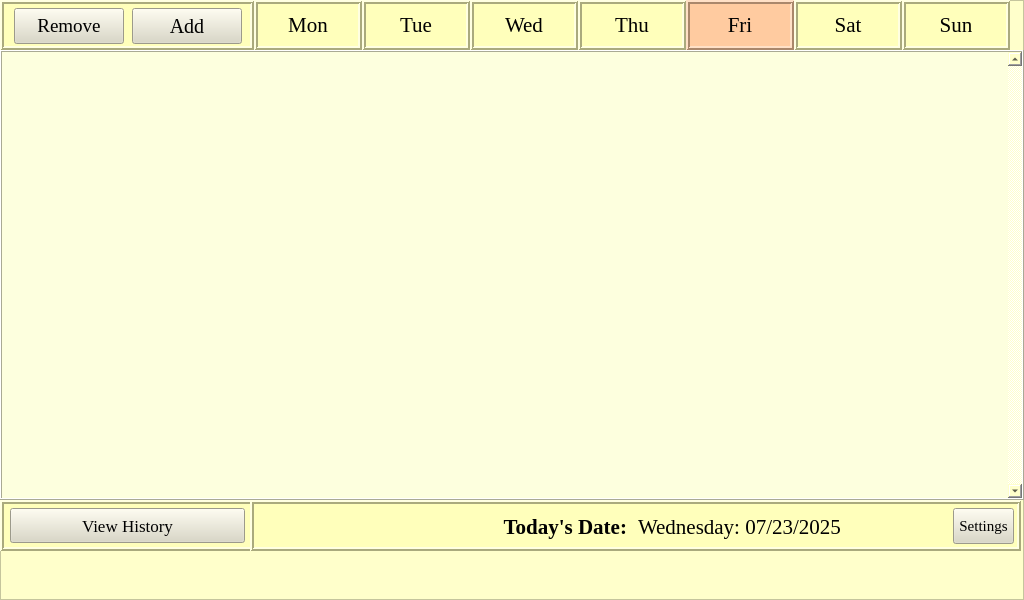
   <widget class="QFrame" name="M_frame">
    <property name="geometry">
     <rect>
      <x>0</x>
      <y>0</y>
      <width>1024</width>
      <height>600</height>
     </rect>
    </property>
    <property name="styleSheet">
     <string notr="true">background-color: rgb(255, 255, 203);</string>
    </property>
    <property name="frameShape">
     <enum>QFrame::Shape::StyledPanel</enum>
    </property>
    <property name="frameShadow">
     <enum>QFrame::Shadow::Raised</enum>
    </property>
    <widget class="QTableWidget" name="M_habitTable">
     <property name="geometry">
      <rect>
       <x>0</x>
       <y>50</y>
       <width>1024</width>
       <height>450</height>
      </rect>
     </property>
     <property name="font">
      <font>
       <family>Times New Roman</family>
       <pointsize>15</pointsize>
      </font>
     </property>
     <property name="styleSheet">
      <string notr="true">background-color: rgb(253, 255, 222);
 color:black;

</string>
     </property>
     <property name="frameShape">
      <enum>QFrame::Shape::Box</enum>
     </property>
     <property name="frameShadow">
      <enum>QFrame::Shadow::Raised</enum>
     </property>
     <property name="lineWidth">
      <number>1</number>
     </property>
     <property name="verticalScrollBarPolicy">
      <enum>Qt::ScrollBarPolicy::ScrollBarAlwaysOn</enum>
     </property>
     <property name="editTriggers">
      <set>QAbstractItemView::EditTrigger::NoEditTriggers</set>
     </property>
     <property name="tabKeyNavigation">
      <bool>false</bool>
     </property>
     <property name="showDropIndicator" stdset="0">
      <bool>false</bool>
     </property>
     <property name="dragDropOverwriteMode">
      <bool>false</bool>
     </property>
     <property name="selectionMode">
      <enum>QAbstractItemView::SelectionMode::NoSelection</enum>
     </property>
     <property name="wordWrap">
      <bool>true</bool>
     </property>
     <property name="rowCount">
      <number>0</number>
     </property>
     <property name="columnCount">
      <number>8</number>
     </property>
     <attribute name="horizontalHeaderVisible">
      <bool>false</bool>
     </attribute>
     <attribute name="horizontalHeaderMinimumSectionSize">
      <number>50</number>
     </attribute>
     <attribute name="verticalHeaderVisible">
      <bool>false</bool>
     </attribute>
     <attribute name="verticalHeaderMinimumSectionSize">
      <number>40</number>
     </attribute>
     <attribute name="verticalHeaderDefaultSectionSize">
      <number>60</number>
     </attribute>
     <column>
      <property name="text">
       <string>Habit Name</string>
      </property>
      <property name="font">
       <font>
        <family>Times New Roman</family>
        <pointsize>14</pointsize>
       </font>
      </property>
     </column>
     <column>
      <property name="text">
       <string>Sun</string>
      </property>
      <property name="font">
       <font>
        <family>Times New Roman</family>
        <pointsize>12</pointsize>
       </font>
      </property>
     </column>
     <column>
      <property name="text">
       <string>Mon</string>
      </property>
      <property name="font">
       <font>
        <family>Times New Roman</family>
        <pointsize>12</pointsize>
       </font>
      </property>
     </column>
     <column>
      <property name="text">
       <string>Tue</string>
      </property>
      <property name="font">
       <font>
        <family>Times New Roman</family>
        <pointsize>12</pointsize>
       </font>
      </property>
     </column>
     <column>
      <property name="text">
       <string>Wed</string>
      </property>
      <property name="font">
       <font>
        <family>Times New Roman</family>
        <pointsize>12</pointsize>
       </font>
      </property>
     </column>
     <column>
      <property name="text">
       <string>Thu</string>
      </property>
      <property name="font">
       <font>
        <family>Times New Roman</family>
        <pointsize>12</pointsize>
       </font>
      </property>
     </column>
     <column>
      <property name="text">
       <string>Fri</string>
      </property>
      <property name="font">
       <font>
        <family>Times New Roman</family>
        <pointsize>12</pointsize>
       </font>
      </property>
     </column>
     <column>
      <property name="text">
       <string>Sat</string>
      </property>
      <property name="font">
       <font>
        <family>Times New Roman</family>
        <pointsize>12</pointsize>
       </font>
      </property>
     </column>
    </widget>
    <widget class="QLabel" name="M_buttonFrame">
     <property name="geometry">
      <rect>
       <x>0</x>
       <y>0</y>
       <width>254</width>
       <height>50</height>
      </rect>
     </property>
     <property name="font">
      <font>
       <family>Times New Roman</family>
       <pointsize>16</pointsize>
      </font>
     </property>
     <property name="styleSheet">
      <string notr="true">color:black; background-color:rgb(255, 255, 187)</string>
     </property>
     <property name="frameShape">
      <enum>QFrame::Shape::Box</enum>
     </property>
     <property name="frameShadow">
      <enum>QFrame::Shadow::Raised</enum>
     </property>
     <property name="lineWidth">
      <number>2</number>
     </property>
     <property name="text">
      <string/>
     </property>
     <property name="alignment">
      <set>Qt::AlignmentFlag::AlignLeading|Qt::AlignmentFlag::AlignLeft|Qt::AlignmentFlag::AlignVCenter</set>
     </property>
    </widget>
    <widget class="QLabel" name="M_sunLabel">
     <property name="geometry">
      <rect>
       <x>902</x>
       <y>0</y>
       <width>108</width>
       <height>50</height>
      </rect>
     </property>
     <property name="font">
      <font>
       <family>Times New Roman</family>
       <pointsize>16</pointsize>
      </font>
     </property>
     <property name="styleSheet">
      <string notr="true">color:black; background-color:rgb(255, 255, 187)</string>
     </property>
     <property name="frameShape">
      <enum>QFrame::Shape::Box</enum>
     </property>
     <property name="frameShadow">
      <enum>QFrame::Shadow::Raised</enum>
     </property>
     <property name="lineWidth">
      <number>2</number>
     </property>
     <property name="text">
      <string>Sun</string>
     </property>
     <property name="alignment">
      <set>Qt::AlignmentFlag::AlignCenter</set>
     </property>
    </widget>
    <widget class="QLabel" name="M_monLabel">
     <property name="geometry">
      <rect>
       <x>254</x>
       <y>0</y>
       <width>108</width>
       <height>50</height>
      </rect>
     </property>
     <property name="font">
      <font>
       <family>Times New Roman</family>
       <pointsize>16</pointsize>
      </font>
     </property>
     <property name="styleSheet">
      <string notr="true">color:black; background-color:rgb(255, 255, 187)</string>
     </property>
     <property name="frameShape">
      <enum>QFrame::Shape::Box</enum>
     </property>
     <property name="frameShadow">
      <enum>QFrame::Shadow::Raised</enum>
     </property>
     <property name="lineWidth">
      <number>2</number>
     </property>
     <property name="text">
      <string>Mon</string>
     </property>
     <property name="alignment">
      <set>Qt::AlignmentFlag::AlignCenter</set>
     </property>
    </widget>
    <widget class="QLabel" name="M_tueLabel">
     <property name="geometry">
      <rect>
       <x>362</x>
       <y>0</y>
       <width>108</width>
       <height>50</height>
      </rect>
     </property>
     <property name="font">
      <font>
       <family>Times New Roman</family>
       <pointsize>16</pointsize>
      </font>
     </property>
     <property name="styleSheet">
      <string notr="true">color:black; background-color:rgb(255, 255, 187)</string>
     </property>
     <property name="frameShape">
      <enum>QFrame::Shape::Box</enum>
     </property>
     <property name="frameShadow">
      <enum>QFrame::Shadow::Raised</enum>
     </property>
     <property name="lineWidth">
      <number>2</number>
     </property>
     <property name="text">
      <string>Tue</string>
     </property>
     <property name="alignment">
      <set>Qt::AlignmentFlag::AlignCenter</set>
     </property>
    </widget>
    <widget class="QLabel" name="M_wedLabel">
     <property name="geometry">
      <rect>
       <x>470</x>
       <y>0</y>
       <width>108</width>
       <height>50</height>
      </rect>
     </property>
     <property name="font">
      <font>
       <family>Times New Roman</family>
       <pointsize>16</pointsize>
      </font>
     </property>
     <property name="styleSheet">
      <string notr="true">color:black; background-color:rgb(255, 255, 187)</string>
     </property>
     <property name="frameShape">
      <enum>QFrame::Shape::Box</enum>
     </property>
     <property name="frameShadow">
      <enum>QFrame::Shadow::Raised</enum>
     </property>
     <property name="lineWidth">
      <number>2</number>
     </property>
     <property name="text">
      <string>Wed</string>
     </property>
     <property name="alignment">
      <set>Qt::AlignmentFlag::AlignCenter</set>
     </property>
    </widget>
    <widget class="QLabel" name="M_thuLabel">
     <property name="geometry">
      <rect>
       <x>578</x>
       <y>0</y>
       <width>108</width>
       <height>50</height>
      </rect>
     </property>
     <property name="font">
      <font>
       <family>Times New Roman</family>
       <pointsize>16</pointsize>
      </font>
     </property>
     <property name="styleSheet">
      <string notr="true">color:black; background-color:rgb(255, 255, 187)</string>
     </property>
     <property name="frameShape">
      <enum>QFrame::Shape::Box</enum>
     </property>
     <property name="frameShadow">
      <enum>QFrame::Shadow::Raised</enum>
     </property>
     <property name="lineWidth">
      <number>2</number>
     </property>
     <property name="text">
      <string>Thu</string>
     </property>
     <property name="alignment">
      <set>Qt::AlignmentFlag::AlignCenter</set>
     </property>
    </widget>
    <widget class="QLabel" name="M_friLabel">
     <property name="geometry">
      <rect>
       <x>686</x>
       <y>0</y>
       <width>108</width>
       <height>50</height>
      </rect>
     </property>
     <property name="font">
      <font>
       <family>Times New Roman</family>
       <pointsize>16</pointsize>
      </font>
     </property>
     <property name="styleSheet">
      <string notr="true">color:black; background-color:rgb(255, 203, 160)</string>
     </property>
     <property name="frameShape">
      <enum>QFrame::Shape::Box</enum>
     </property>
     <property name="frameShadow">
      <enum>QFrame::Shadow::Raised</enum>
     </property>
     <property name="lineWidth">
      <number>2</number>
     </property>
     <property name="text">
      <string>Fri</string>
     </property>
     <property name="alignment">
      <set>Qt::AlignmentFlag::AlignCenter</set>
     </property>
    </widget>
    <widget class="QLabel" name="M_satLabel">
     <property name="geometry">
      <rect>
       <x>794</x>
       <y>0</y>
       <width>108</width>
       <height>50</height>
      </rect>
     </property>
     <property name="font">
      <font>
       <family>Times New Roman</family>
       <pointsize>16</pointsize>
      </font>
     </property>
     <property name="styleSheet">
      <string notr="true">color:black; background-color:rgb(255, 255, 187)</string>
     </property>
     <property name="frameShape">
      <enum>QFrame::Shape::Box</enum>
     </property>
     <property name="frameShadow">
      <enum>QFrame::Shadow::Raised</enum>
     </property>
     <property name="lineWidth">
      <number>2</number>
     </property>
     <property name="text">
      <string>Sat</string>
     </property>
     <property name="alignment">
      <set>Qt::AlignmentFlag::AlignCenter</set>
     </property>
    </widget>
    <widget class="QPushButton" name="M_addHabitButton">
     <property name="geometry">
      <rect>
       <x>132</x>
       <y>8</y>
       <width>110</width>
       <height>36</height>
      </rect>
     </property>
     <property name="font">
      <font>
       <family>Times New Roman</family>
       <pointsize>15</pointsize>
       <italic>false</italic>
       <bold>false</bold>
       <underline>false</underline>
      </font>
     </property>
     <property name="cursor">
      <cursorShape>PointingHandCursor</cursorShape>
     </property>
     <property name="styleSheet">
      <string notr="true">color:black; background-color: rgb(218, 215, 195)</string>
     </property>
     <property name="text">
      <string>Add</string>
     </property>
    </widget>
    <widget class="QLabel" name="M_date">
     <property name="geometry">
      <rect>
       <x>638</x>
       <y>509</y>
       <width>374</width>
       <height>35</height>
      </rect>
     </property>
     <property name="font">
      <font>
       <family>Times New Roman</family>
       <pointsize>16</pointsize>
      </font>
     </property>
     <property name="styleSheet">
      <string notr="true">color:black; background-color:rgb(255, 255, 187)</string>
     </property>
     <property name="frameShape">
      <enum>QFrame::Shape::NoFrame</enum>
     </property>
     <property name="frameShadow">
      <enum>QFrame::Shadow::Plain</enum>
     </property>
     <property name="lineWidth">
      <number>1</number>
     </property>
     <property name="text">
      <string>Wednesday: 07/23/2025</string>
     </property>
     <property name="alignment">
      <set>Qt::AlignmentFlag::AlignLeading|Qt::AlignmentFlag::AlignLeft|Qt::AlignmentFlag::AlignVCenter</set>
     </property>
    </widget>
    <widget class="QLabel" name="M_dateTitle">
     <property name="geometry">
      <rect>
       <x>263</x>
       <y>509</y>
       <width>385</width>
       <height>35</height>
      </rect>
     </property>
     <property name="font">
      <font>
       <family>Times New Roman</family>
       <pointsize>16</pointsize>
       <bold>true</bold>
      </font>
     </property>
     <property name="styleSheet">
      <string notr="true">color:black; background-color:rgb(255, 255, 187)</string>
     </property>
     <property name="frameShape">
      <enum>QFrame::Shape::NoFrame</enum>
     </property>
     <property name="frameShadow">
      <enum>QFrame::Shadow::Plain</enum>
     </property>
     <property name="lineWidth">
      <number>1</number>
     </property>
     <property name="text">
      <string>Today's Date:    </string>
     </property>
     <property name="alignment">
      <set>Qt::AlignmentFlag::AlignRight|Qt::AlignmentFlag::AlignTrailing|Qt::AlignmentFlag::AlignVCenter</set>
     </property>
    </widget>
    <widget class="QPushButton" name="M_removeButton">
     <property name="geometry">
      <rect>
       <x>14</x>
       <y>8</y>
       <width>110</width>
       <height>36</height>
      </rect>
     </property>
     <property name="font">
      <font>
       <family>Times New Roman</family>
       <pointsize>14</pointsize>
       <bold>false</bold>
      </font>
     </property>
     <property name="cursor">
      <cursorShape>PointingHandCursor</cursorShape>
     </property>
     <property name="styleSheet">
      <string notr="true">color:black; background-color: rgb(218, 215, 195)</string>
     </property>
     <property name="text">
      <string>Remove</string>
     </property>
    </widget>
    <widget class="QFrame" name="M_removeFrame">
     <property name="geometry">
      <rect>
       <x>0</x>
       <y>50</y>
       <width>1024</width>
       <height>450</height>
      </rect>
     </property>
     <property name="styleSheet">
      <string notr="true">background-color: rgb(214, 209, 158);
color:black;</string>
     </property>
     <property name="frameShape">
      <enum>QFrame::Shape::StyledPanel</enum>
     </property>
     <property name="frameShadow">
      <enum>QFrame::Shadow::Raised</enum>
     </property>
     <widget class="QListWidget" name="M_removeList">
      <property name="geometry">
       <rect>
        <x>212</x>
        <y>70</y>
        <width>600</width>
        <height>300</height>
       </rect>
      </property>
      <property name="font">
       <font>
        <family>Times New Roman</family>
        <pointsize>18</pointsize>
       </font>
      </property>
      <property name="styleSheet">
       <string notr="true">background-color: rgb(251, 251, 184);

QListWidget::item:selected {
        background-color: rgb(255, 203, 160);
        color: black;             
    }</string>
      </property>
      <property name="frameShape">
       <enum>QFrame::Shape::Box</enum>
      </property>
      <property name="frameShadow">
       <enum>QFrame::Shadow::Raised</enum>
      </property>
      <property name="lineWidth">
       <number>2</number>
      </property>
     </widget>
     <widget class="QLabel" name="M_removeTitle">
      <property name="geometry">
       <rect>
        <x>212</x>
        <y>15</y>
        <width>600</width>
        <height>51</height>
       </rect>
      </property>
      <property name="font">
       <font>
        <family>Times New Roman</family>
        <pointsize>16</pointsize>
       </font>
      </property>
      <property name="styleSheet">
       <string notr="true">background-color: rgb(255, 255, 187);
color:black;</string>
      </property>
      <property name="frameShape">
       <enum>QFrame::Shape::Box</enum>
      </property>
      <property name="frameShadow">
       <enum>QFrame::Shadow::Raised</enum>
      </property>
      <property name="lineWidth">
       <number>2</number>
      </property>
      <property name="text">
       <string>Choose which to remove:</string>
      </property>
      <property name="alignment">
       <set>Qt::AlignmentFlag::AlignCenter</set>
      </property>
     </widget>
     <widget class="QPushButton" name="M_cancelButton">
      <property name="geometry">
       <rect>
        <x>212</x>
        <y>380</y>
        <width>295</width>
        <height>55</height>
       </rect>
      </property>
      <property name="font">
       <font>
        <family>Times New Roman</family>
        <pointsize>15</pointsize>
       </font>
      </property>
      <property name="cursor">
       <cursorShape>PointingHandCursor</cursorShape>
      </property>
      <property name="styleSheet">
       <string notr="true">color:black; background-color: red;</string>
      </property>
      <property name="text">
       <string>Cancel</string>
      </property>
     </widget>
     <widget class="QPushButton" name="M_confirmButton">
      <property name="geometry">
       <rect>
        <x>517</x>
        <y>380</y>
        <width>295</width>
        <height>55</height>
       </rect>
      </property>
      <property name="font">
       <font>
        <family>Times New Roman</family>
        <pointsize>15</pointsize>
       </font>
      </property>
      <property name="cursor">
       <cursorShape>PointingHandCursor</cursorShape>
      </property>
      <property name="styleSheet">
       <string notr="true">color:black; background-color: rgb(167, 255, 165)
</string>
      </property>
      <property name="text">
       <string>Remove Selected</string>
      </property>
     </widget>
    </widget>
    <widget class="QLabel" name="M_buttonFrame_2">
     <property name="geometry">
      <rect>
       <x>0</x>
       <y>500</y>
       <width>254</width>
       <height>51</height>
      </rect>
     </property>
     <property name="font">
      <font>
       <family>Times New Roman</family>
       <pointsize>16</pointsize>
      </font>
     </property>
     <property name="styleSheet">
      <string notr="true">color:black; background-color:rgb(255, 255, 187)</string>
     </property>
     <property name="frameShape">
      <enum>QFrame::Shape::Box</enum>
     </property>
     <property name="frameShadow">
      <enum>QFrame::Shadow::Raised</enum>
     </property>
     <property name="lineWidth">
      <number>2</number>
     </property>
     <property name="text">
      <string/>
     </property>
     <property name="alignment">
      <set>Qt::AlignmentFlag::AlignLeading|Qt::AlignmentFlag::AlignLeft|Qt::AlignmentFlag::AlignVCenter</set>
     </property>
    </widget>
    <widget class="QPushButton" name="M_viewHistoryButton">
     <property name="geometry">
      <rect>
       <x>10</x>
       <y>508</y>
       <width>235</width>
       <height>35</height>
      </rect>
     </property>
     <property name="font">
      <font>
       <family>Times New Roman</family>
       <pointsize>13</pointsize>
       <italic>false</italic>
       <bold>false</bold>
       <underline>false</underline>
      </font>
     </property>
     <property name="cursor">
      <cursorShape>PointingHandCursor</cursorShape>
     </property>
     <property name="styleSheet">
      <string notr="true">color:black; background-color: rgb(218, 215, 195)</string>
     </property>
     <property name="text">
      <string>View History</string>
     </property>
    </widget>
    <widget class="QLabel" name="M_buttonFrame_3">
     <property name="geometry">
      <rect>
       <x>250</x>
       <y>500</y>
       <width>771</width>
       <height>51</height>
      </rect>
     </property>
     <property name="font">
      <font>
       <family>Times New Roman</family>
       <pointsize>16</pointsize>
      </font>
     </property>
     <property name="styleSheet">
      <string notr="true">color:black; background-color:rgb(255, 255, 187)</string>
     </property>
     <property name="frameShape">
      <enum>QFrame::Shape::Box</enum>
     </property>
     <property name="frameShadow">
      <enum>QFrame::Shadow::Raised</enum>
     </property>
     <property name="lineWidth">
      <number>2</number>
     </property>
     <property name="text">
      <string/>
     </property>
     <property name="alignment">
      <set>Qt::AlignmentFlag::AlignLeading|Qt::AlignmentFlag::AlignLeft|Qt::AlignmentFlag::AlignVCenter</set>
     </property>
    </widget>
    <widget class="QPushButton" name="M_addHabitButton_2">
     <property name="geometry">
      <rect>
       <x>953</x>
       <y>508</y>
       <width>61</width>
       <height>36</height>
      </rect>
     </property>
     <property name="font">
      <font>
       <family>Times New Roman</family>
       <pointsize>11</pointsize>
       <italic>false</italic>
       <bold>false</bold>
       <underline>false</underline>
      </font>
     </property>
     <property name="cursor">
      <cursorShape>PointingHandCursor</cursorShape>
     </property>
     <property name="styleSheet">
      <string notr="true">color:black; background-color: rgb(218, 215, 195)</string>
     </property>
     <property name="text">
      <string>Settings</string>
     </property>
    </widget>
    <zorder>M_buttonFrame</zorder>
    <zorder>M_sunLabel</zorder>
    <zorder>M_monLabel</zorder>
    <zorder>M_tueLabel</zorder>
    <zorder>M_wedLabel</zorder>
    <zorder>M_thuLabel</zorder>
    <zorder>M_friLabel</zorder>
    <zorder>M_satLabel</zorder>
    <zorder>M_addHabitButton</zorder>
    <zorder>M_removeButton</zorder>
    <zorder>M_buttonFrame_2</zorder>
    <zorder>M_viewHistoryButton</zorder>
    <zorder>M_removeFrame</zorder>
    <zorder>M_habitTable</zorder>
    <zorder>M_buttonFrame_3</zorder>
    <zorder>M_dateTitle</zorder>
    <zorder>M_date</zorder>
    <zorder>M_addHabitButton_2</zorder>
   </widget>
